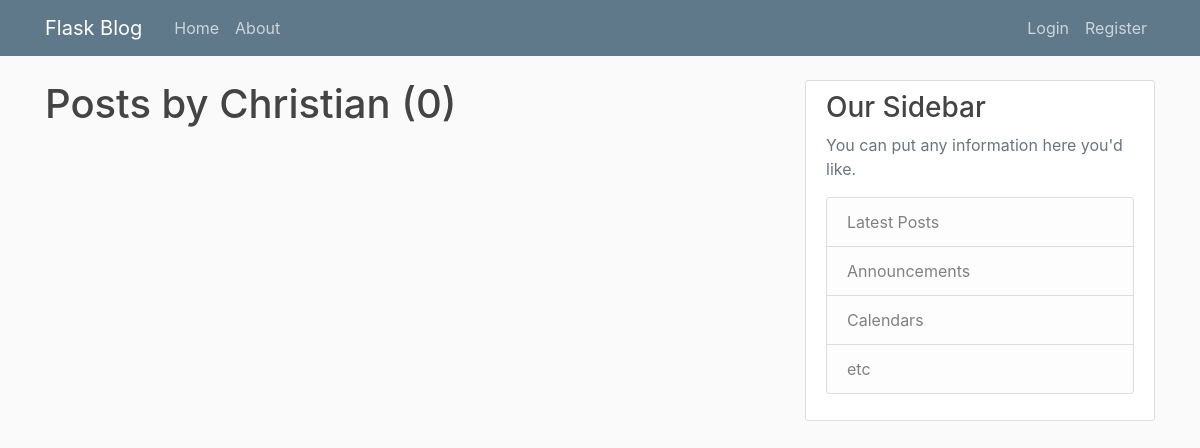
Page /user/Christian on the earlier database version.
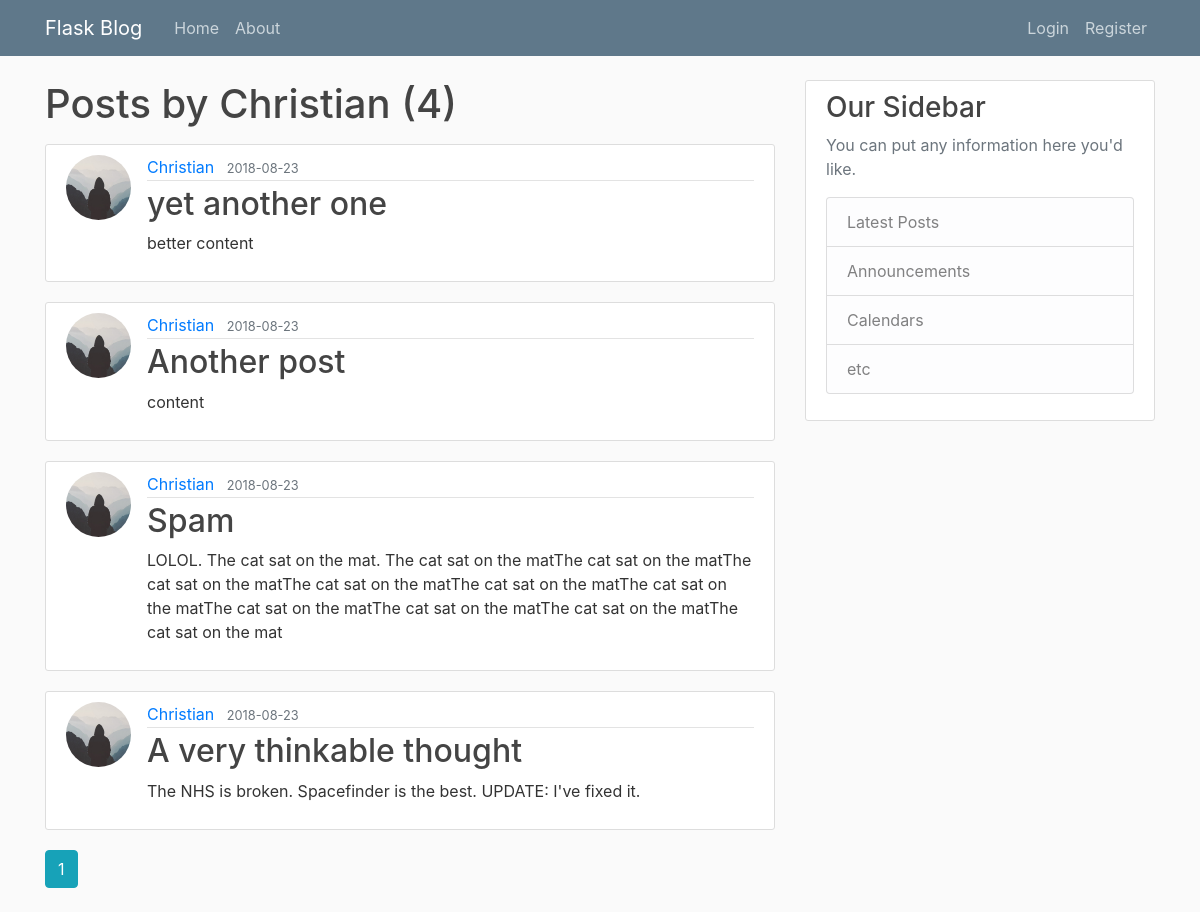
Same page on the later database version.
### flaskblog/models.py (models this page shows, shortened)
class Post(db.Model):
    id = db.Column(db.Integer, primary_key=True)
    title = db.Column(db.String(100), nullable=False)
    date_posted = db.Column(db.DateTime, nullable=False, default=datetime.utcnow)
    content = db.Column(db.Text, nullable=False)
    user_id = db.Column(db.Integer, db.ForeignKey('user.id'), nullable=False)

class User(db.Model, UserMixin):
    id = db.Column(db.Integer, primary_key=True)
    username = db.Column(db.String(20), unique=True, nullable=False)
    email = db.Column(db.String(120), unique=True, nullable=False)
    image_file = db.Column(db.String(20), nullable=False, default='default.jpg')
    password = db.Column(db.String(60), nullable=False)
    posts = db.relationship('Post', backref='author', lazy=True)

### flaskblog/users/routes.py (the view)
@users.route("/user/<string:username>")
def user_posts(username):
    page = request.args.get('page', 1, type=int)
    user = User.query.filter_by(username=username).first_or_404()
    posts = Post.query.filter_by(author=user)\
        .order_by(Post.date_posted.desc())\
        .paginate(page=page, per_page=5)
    return render_template('user_posts.html', posts=posts, user=user)

### flaskblog/templates/user_posts.html
{% extends "layout.html" %}
{% block content %}
    <h1 class="mb-3">Posts by {{ user.username }} ({{ posts.total }})</h1>
    {% for post in posts.items %}
        <article class="media content-section">
          <img class="rounded-circle article-img" src="{{ url_for('static', filename='profile_pics/' + post.author.image_file) }}">
          <div class="media-body">
            <div class="article-metadata">
              <a class="mr-2" href="{{ url_for('users.user_posts', username=post.author.username) }}">{{ post.author.username }}</a>
              <small class="text-muted">{{ post.date_posted.strftime('%Y-%m-%d') }}</small>
            </div>
            <h2><a class="article-title" href="{{url_for('posts.post', post_id=post.id) }}">{{ post.title }}</a></h2>
            <p class="article-content">{{ post.content }}</p>
          </div>
        </article>
    {% endfor %}
    {% for page_num in posts.iter_pages(left_edge=1, right_edge=1, left_current=1, right_current=2) %}
        {% if page_num %}
            {% if posts.page == page_num %}
                <a class="btn btn-info mb-4" href="{{ url_for('users.user_posts', username=user.username, page = page_num) }}">{{ page_num }}</a>
            {% else %}
                <a class="btn btn-outline-info mb-4" href="{{ url_for('main.home', username=user.username, page = page_num) }}">{{ page_num }}</a>
            {% endif %}
        {% else %}
        ...
        {% endif %}
    {% endfor %}
{% endblock content %}

Differences in the rows shown:
added Post: image_file (placeholder picture), author.username "Christian", date_posted "2018-08-23", title "yet another one", content "better content"
added Post: image_file (placeholder picture), author.username "Christian", date_posted "2018-08-23", title "Another post", content "content"
added Post: image_file (placeholder picture), author.username "Christian", date_posted "2018-08-23", title "Spam", content "LOLOL. The cat sat on the mat. The cat sat on the matThe cat sat on the matThe cat sat on the matThe cat sat on the matThe cat sat on the matThe cat sat on the matThe cat sat on the matThe cat sat on the matThe cat sat on the matThe cat sat on the mat"
added Post: image_file (placeholder picture), author.username "Christian", date_posted "2018-08-23", title "A very thinkable thought", content "The NHS is broken. Spacefinder is the best. UPDATE: I've fixed it."
Other differences:
{{ posts.total }}: "0" → "4"
new list line: "1"
